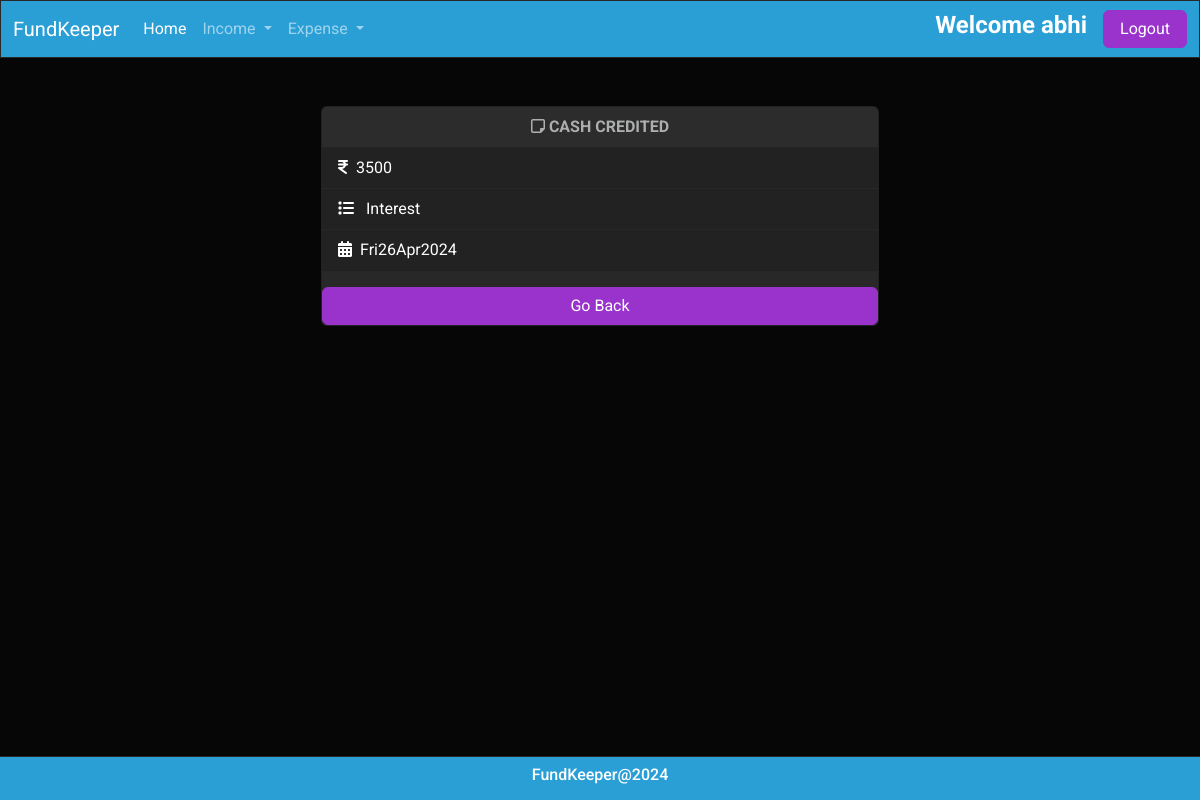
/income/2/ (signed in), run on the app's committed database.
### budget/models.py (models this page shows, shortened)
class Income(models.Model):
    title=models.CharField(max_length=200)
    amount=models.PositiveIntegerField()
    income_categories = (
        ("Salary", "Salary"),
        ("Business", "Business"),
        ("Investment", "Investment"),
        ("Rental", "Rental"),
        ("Interest", "Interest"),
        ("Dividend", "Dividend"),
        ("Royalty", "Royalty"),
        ("Capital", "Capital"),
        ("Pension", "Pension"),
        ("SocialSecurity", "SocialSecurity")
    )
    category=models.CharField(max_length=200,choices=income_categories,default="Salary")
    user_object=models.ForeignKey(User,on_delete=models.CASCADE)
    created_date=models.DateTimeField(auto_now_add=True)

### budget/views.py (the view)
# urls.py: path('income/<int:pk>/',views.IncomeDetailView.as_view(),name="income-detail"),
@method_decorator(signin_required,name="dispatch")
class IncomeDetailView(View):
    def get(self,request,*args,**kwargs):
        id=kwargs.get("pk")
        qs=Income.objects.get(id=id)
        return render(request,"income_detail.html",{"data":qs})

### budget/templates/income_detail.html
{%extends 'base.html'%}
{%block main_block%}
   <div class="container d-flex justify-content-center">
        <div class="card w-50 mt-5 mb-5">
            <div class="card-header text-center fw-bold">
                <i class="fa-regular fa-note-sticky"></i> {{data.title|upper}}
            </div>
            <ul class="list-group list-group-flush">
            <li class="list-group-item"> <i class="fa-solid fa-indian-rupee-sign me-2"></i>{{data.amount}}</li>
            <li class="list-group-item"><i class="fa-solid fa-list me-2"></i> {{data.category}}</li>
            <li class="list-group-item"><i class="fa-solid fa-calendar-days me-2"></i>{{data.created_date|date:"DdMY"}}</li>
            </ul>
            <a href="{%url 'income-add'%}" class="btn btn-info mt-3">Go Back</a>
        </div>
    </div>
{%endblock%}

### budget/templates/base.html (shortened to what this page needs)
<!DOCTYPE html>
{%load static%}
<html lang="en">
<head>
    <link rel="stylesheet" href="{%static 'css/bootstrap.min.css'%}">
    <link rel="stylesheet" href="https://cdnjs.cloudflare.com/ajax/libs/font-awesome/6.5.2/css/all.min.css" />
    <link href="https://unpkg.com/aos@2.3.1/dist/aos.css" rel="stylesheet">
</head>
<body>
    <nav class="navbar navbar-expand-lg bg-primary" data-bs-theme="dark">
        <div class="container-fluid">
          <a class="navbar-brand" href="#">FundKeeper</a>
          <div class="collapse navbar-collapse" id="navbarSupportedContent">
            <ul class="navbar-nav me-auto mb-2 mb-lg-0">
              <li class="nav-item">
                <a class="nav-link active" aria-current="page" href="{%url 'dashboard'%}">Home</a>
              </li>
              <li class="nav-item dropdown">
                <a class="nav-link dropdown-toggle" href="#" role="button" data-bs-toggle="dropdown" aria-expanded="false">
                  Income
                </a>
              </li>
              <li class="nav-item dropdown">
                <a class="nav-link dropdown-toggle" href="#" role="button" data-bs-toggle="dropdown" aria-expanded="false">
                  Expense
                </a>
              </li>
            </ul>
            <h5 class="fw-bold me-3">Welcome {{request.user}}</h5>
            <a href="{%url 'signout'%}" class="btn btn-info">Logout</a>
          </div>
        </div>
      </nav>
    {%block main_block%}
    {%endblock%}
    <nav class="navbar fixed-bottom bg-primary" data-bs-theme="dark">
      <div class="container-fluid d-flex justify-content-center align-items-center">
        <h6>FundKeeper@2024</h6>
      </div>
    </nav>
</body>
</html>

### data on the page
Income: title "CASH CREDITED", amount "3500", category "Interest", created_date "Fri26Apr2024"

### other printed values
{{ request.user }} "abhi"
